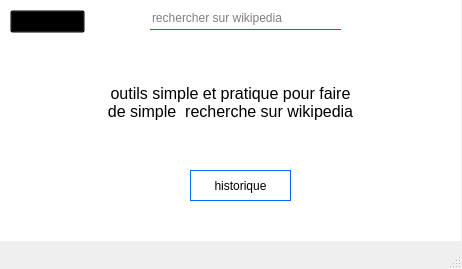
<?xml version="1.0" encoding="UTF-8"?>
<ui version="4.0">
 <class>MainWindow</class>
 <widget class="QMainWindow" name="MainWindow">
  <property name="geometry">
   <rect>
    <x>0</x>
    <y>0</y>
    <width>462</width>
    <height>269</height>
   </rect>
  </property>
  <property name="windowTitle">
   <string>MainWindow</string>
  </property>
  <widget class="QWidget" name="centralwidget">
   <widget class="QStackedWidget" name="stackedWidget">
    <property name="geometry">
     <rect>
      <x>0</x>
      <y>40</y>
      <width>461</width>
      <height>201</height>
     </rect>
    </property>
    <property name="currentIndex">
     <number>0</number>
    </property>
    <widget class="QWidget" name="page">
     <widget class="QLabel" name="label">
      <property name="geometry">
       <rect>
        <x>0</x>
        <y>0</y>
        <width>581</width>
        <height>321</height>
       </rect>
      </property>
      <property name="styleSheet">
       <string notr="true">background-color: rgb(255, 255, 255);</string>
      </property>
      <property name="text">
       <string/>
      </property>
     </widget>
     <widget class="QTextEdit" name="textEdit">
      <property name="geometry">
       <rect>
        <x>100</x>
        <y>40</y>
        <width>261</width>
        <height>51</height>
       </rect>
      </property>
      <property name="styleSheet">
       <string notr="true">border:none;</string>
      </property>
      <property name="html">
       <string>&lt;!DOCTYPE HTML PUBLIC &quot;-//W3C//DTD HTML 4.0//EN&quot; &quot;http://www.w3.org/TR/REC-html40/strict.dtd&quot;&gt;
&lt;html&gt;&lt;head&gt;&lt;meta name=&quot;qrichtext&quot; content=&quot;1&quot; /&gt;&lt;style type=&quot;text/css&quot;&gt;
p, li { white-space: pre-wrap; }
&lt;/style&gt;&lt;/head&gt;&lt;body style=&quot; font-family:'MS Shell Dlg 2'; font-size:8.25pt; font-weight:400; font-style:normal;&quot;&gt;
&lt;p align=&quot;center&quot; style=&quot; margin-top:0px; margin-bottom:0px; margin-left:0px; margin-right:0px; -qt-block-indent:0; text-indent:0px;&quot;&gt;&lt;span style=&quot; font-size:12pt;&quot;&gt;outils simple et pratique pour faire de simple  recherche sur wikipedia&lt;/span&gt;&lt;/p&gt;&lt;/body&gt;&lt;/html&gt;</string>
      </property>
     </widget>
     <widget class="QPushButton" name="pushButton">
      <property name="geometry">
       <rect>
        <x>190</x>
        <y>130</y>
        <width>101</width>
        <height>31</height>
       </rect>
      </property>
      <property name="cursor">
       <cursorShape>PointingHandCursor</cursorShape>
      </property>
      <property name="styleSheet">
       <string notr="true">background:transparent;
border:1px solid rgb(0, 105, 255);
font: 75 12pt &quot;MS Shell Dlg 2&quot;;</string>
      </property>
      <property name="text">
       <string>historique</string>
      </property>
     </widget>
    </widget>
    <widget class="QWidget" name="page_2">
     <widget class="QLabel" name="label_4">
      <property name="geometry">
       <rect>
        <x>-4</x>
        <y>-8</y>
        <width>471</width>
        <height>211</height>
       </rect>
      </property>
      <property name="styleSheet">
       <string notr="true">background-color: rgb(255, 255, 255);</string>
      </property>
      <property name="text">
       <string/>
      </property>
     </widget>
     <widget class="QLineEdit" name="lineEdit_3">
      <property name="geometry">
       <rect>
        <x>100</x>
        <y>20</y>
        <width>301</width>
        <height>25</height>
       </rect>
      </property>
      <property name="font">
       <font>
        <family>MS Serif</family>
        <pointsize>14</pointsize>
        <weight>75</weight>
        <bold>true</bold>
       </font>
      </property>
      <property name="alignment">
       <set>Qt::AlignCenter</set>
      </property>
      <property name="placeholderText">
       <string>Titre</string>
      </property>
      <property name="clearButtonEnabled">
       <bool>true</bool>
      </property>
     </widget>
     <widget class="QTextEdit" name="textEdit_2">
      <property name="geometry">
       <rect>
        <x>10</x>
        <y>50</y>
        <width>441</width>
        <height>141</height>
       </rect>
      </property>
      <property name="placeholderText">
       <string>contenu</string>
      </property>
     </widget>
    </widget>
    <widget class="QWidget" name="page_3">
     <widget class="QLabel" name="label_5">
      <property name="geometry">
       <rect>
        <x>-10</x>
        <y>-10</y>
        <width>471</width>
        <height>211</height>
       </rect>
      </property>
      <property name="styleSheet">
       <string notr="true">background-color: rgb(255, 255, 255);</string>
      </property>
      <property name="text">
       <string/>
      </property>
     </widget>
     <widget class="QTableWidget" name="tableWidget">
      <property name="geometry">
       <rect>
        <x>15</x>
        <y>50</y>
        <width>431</width>
        <height>121</height>
       </rect>
      </property>
      <property name="styleSheet">
       <string notr="true">font: 12pt &quot;MS Shell Dlg 2&quot;;</string>
      </property>
      <attribute name="horizontalHeaderDefaultSectionSize">
       <number>210</number>
      </attribute>
      <column>
       <property name="text">
        <string>date</string>
       </property>
      </column>
      <column>
       <property name="text">
        <string>libelle</string>
       </property>
      </column>
     </widget>
    </widget>
   </widget>
   <widget class="QLabel" name="label_2">
    <property name="geometry">
     <rect>
      <x>0</x>
      <y>0</y>
      <width>461</width>
      <height>41</height>
     </rect>
    </property>
    <property name="styleSheet">
     <string notr="true">background-color: rgb(255, 255, 255);</string>
    </property>
    <property name="text">
     <string/>
    </property>
   </widget>
   <widget class="QLabel" name="label_3">
    <property name="geometry">
     <rect>
      <x>10</x>
      <y>10</y>
      <width>61</width>
      <height>21</height>
     </rect>
    </property>
    <property name="styleSheet">
     <string notr="true">border:none;
border-left:4px solid #0069FF;
/*border-radius:10%;</string>
    </property>
    <property name="text">
     <string>&lt;html&gt;&lt;head/&gt;&lt;body&gt;&lt;p align=&quot;center&quot;&gt;&lt;span style=&quot; font-size:11pt; font-weight:600; color:#0069ff;&quot;&gt;wikipy&lt;/span&gt;&lt;/p&gt;&lt;/body&gt;&lt;/html&gt;</string>
    </property>
   </widget>
   <widget class="QLineEdit" name="lineEdit">
    <property name="geometry">
     <rect>
      <x>150</x>
      <y>6</y>
      <width>191</width>
      <height>24</height>
     </rect>
    </property>
    <property name="styleSheet">
     <string notr="true">background:transparent;
font: 12pt &quot;MS Shell Dlg 2&quot;;
border:none;
border-bottom:1px solid rgb(0, 105, 255);</string>
    </property>
    <property name="placeholderText">
     <string>rechercher sur wikipedia</string>
    </property>
    <property name="clearButtonEnabled">
     <bool>true</bool>
    </property>
   </widget>
   <widget class="QPushButton" name="pushButton_2">
    <property name="geometry">
     <rect>
      <x>10</x>
      <y>10</y>
      <width>75</width>
      <height>23</height>
     </rect>
    </property>
    <property name="cursor">
     <cursorShape>PointingHandCursor</cursorShape>
    </property>
    <property name="styleSheet">
     <string notr="true">background:transparent;
</string>
    </property>
    <property name="text">
     <string/>
    </property>
   </widget>
   <zorder>label_2</zorder>
   <zorder>stackedWidget</zorder>
   <zorder>label_3</zorder>
   <zorder>lineEdit</zorder>
   <zorder>pushButton_2</zorder>
  </widget>
  <widget class="QMenuBar" name="menubar">
   <property name="geometry">
    <rect>
     <x>0</x>
     <y>0</y>
     <width>462</width>
     <height>21</height>
    </rect>
   </property>
  </widget>
  <widget class="QStatusBar" name="statusbar"/>
 </widget>
 <resources>
  <include location="fichiers/img.qrc"/>
 </resources>
 <connections/>
</ui>
